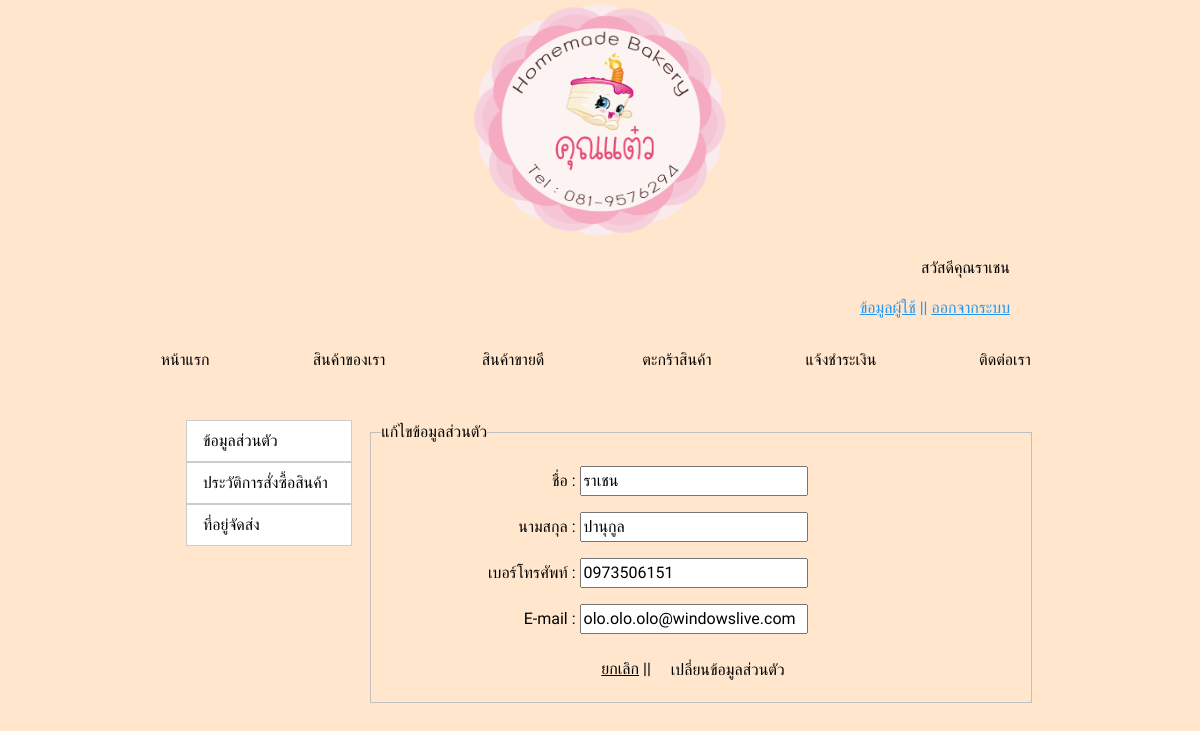
The app's page /member_edit.php (signed in) with its own data.
### tables this page shows
CREATE TABLE `member` (
  `member_id` int(11) NOT NULL,
  `username` varchar(10) NOT NULL,
  `password` varchar(12) NOT NULL,
  `member_name` varchar(20) NOT NULL,
  `member_lastname` varchar(20) NOT NULL,
  `member_phone` varchar(10) NOT NULL,
  `member_email` varchar(255) NOT NULL,
  `status` enum('admin','member') NOT NULL DEFAULT 'member'
);

### member_edit.php (the view, shortened to what this page needs)
<!DOCTYPE html>
<html lang="en">
<?php
    include "selectnav.php";
    ?>
<head>
    <link rel="stylesheet" href="css/w3.css">
    <link rel="stylesheet" href="css/style.css">
    <link rel="stylesheet" href="https://cdnjs.cloudflare.com/ajax/libs/font-awesome/4.7.0/css/font-awesome.min.css">
    <link rel="stylesheet" href="https://www.w3schools.com/lib/w3-theme-pink.css">
</head>
<body>
<body>
    <div class="w3-container" style="margin-left:170px;">
        <div class="w3-row">
            <div class="w3-col m2 w3-margin-top w3-white">
                <div class="w3-bar-block">
                    <a href="member_detail.php" class="w3-bar-item w3-button w3-border">ข้อมูลส่วนตัว</a>
                    <a href="member_orderhis.php" class="w3-bar-item w3-button w3-border">ประวัติการสั่งซื้อสินค้า</a>
                    <a href="member_address.php" class="w3-bar-item w3-button w3-border">ที่อยู่จัดส่ง</a>
                </div>
            </div>
     <div class="w3-col m8 w3-margin-top w3-margin-left">
                <form method="POST" action="">
                    <fieldset class="">
                        <legend>แก้ไขข้อมูลส่วนตัว</legend>
                            <div class="w3-row">
                                <div class="w3-col m8">
                                    <p class="w3-right-align">ชื่อ : <input type="text" name="m_name" value="<?php echo $objResult['member_name']?>"></input></p>
                                    <p class="w3-right-align">นามสกุล : <input type="text" name="m_lname" value="<?php echo $objResult['member_lastname']?>"></input></p>
                                    <p class="w3-right-align">เบอร์โทรศัพท์ : <input type="text" name="m_tel" value="<?php echo $objResult['member_phone']?>"></input></p>
                                    <p class="w3-right-align">E-mail : <input type="text" name="m_email" value="<?php echo $objResult['member_email']?>"></input></p>
                                 </div>
                            </div>
                            <div style="text-align:center;">
                                <a href="member_detail.php">ยกเลิก</a> ||
                                <button style="text-decoration:none;" class="w3-button w3-round-large w3-theme" name="update" type="submit">เปลี่ยนข้อมูลส่วนตัว</button>
                            </div>
                    </fieldset>
                </form>
        </div>
    </div>
</body>
</html>

### navbarm.php (shortened to what this page needs)
<?php
    $query = "SELECT * FROM `member` WHERE member_id = '".$_SESSION['UserID']."'";
    $objQuery = mysqli_query($conn, $query);
    $objResult = mysqli_fetch_array($objQuery, MYSQLI_ASSOC);
?>
<div class="w3-row" style="text-align:center;">
    <a href="index.php">
        <img src="img/logo.png" alt="taewlogo" style="width:260px;height:240px;"></a>
</div>
<div class="w3-text-blue" style="text-align:right;padding-right:190px;">
    <p class="w3-text-black">สวัสดีคุณ<?php echo $objResult["member_name"]; ?> </p>
    <a href="member_detail.php">ข้อมูลผู้ใช้</a> ||
    <a href="logout.php" onclick="clearLocal()">ออกจากระบบ</a>
</div>
<div class="w3-container" style="margin-top:20px;text-align:center;">
    <div class="w3-bar">
        <div>
            <a href="index.php" class="w3-button w3-hide-small w3-theme">หน้าแรก</a>
            <a href="product.php" class="w3-button w3-hide-small w3-theme">สินค้าของเรา</a>
            <a href="bestsell.php" class="w3-button w3-hide-small w3-theme">สินค้าขายดี</a>
            <a href="member_cart.php" class="w3-button w3-hide-small w3-theme">ตะกร้าสินค้า</a>
            <a href="payment.php" class="w3-button w3-hide-small w3-theme">แจ้งชำระเงิน</a>
            <a href="contact.php" class="w3-button w3-hide-small w3-theme">ติดต่อเรา</a>
        </div>
    </div>
</div>
<br>

### css/w3.css (style rules this page uses)
html { box-sizing:border-box }
*,*:before,*:after { box-sizing:inherit }
html { -ms-text-size-adjust:100%;-webkit-text-size-adjust:100% }
body { margin:0 }
a { background-color:transparent;-webkit-text-decoration-skip:objects }
img { border-style:none }
button,input,select,textarea { font:inherit;margin:0 }
button,input { overflow:visible }
button,select { text-transform:none }
button,html [type=button],[type=reset],[type=submit] { -webkit-appearance:button }
fieldset { border:1px solid #c0c0c0;margin:0 2px;padding:.35em .625em .75em }
legend { color:inherit;display:table;max-width:100%;padding:0;white-space:normal }
html,body { font-family:Verdana,sans-serif;font-size:15px;line-height:1.5 }
html { overflow-x:hidden }
img { vertical-align:middle }
a { color:inherit }
.w3-btn,.w3-button { border:none;display:inline-block;padding:8px 16px;vertical-align:middle;overflow:hidden;text-decoration:none;color:inherit;background-color:inherit;text-align:center;cursor:pointer;white-space:nowrap }
.w3-btn,.w3-button { -webkit-touch-callout:none;-webkit-user-select:none;-khtml-user-select:none;-moz-user-select:none;-ms-user-select:none;user-select:none }
.w3-bar { width:100%;overflow:hidden }
.w3-bar .w3-button { white-space:normal }
.w3-bar-block .w3-bar-item { width:100%;display:block;padding:8px 16px;text-align:left;border:none;white-space:normal;float:none;outline:0 }
.w3-container:after,.w3-container:before,.w3-panel:after,.w3-panel:before,.w3-row:after,.w3-row:before,.w3-row-padding:after,.w3-row-padding:before, .w3-cell-row:before,.w3-cell-row:after,.w3-clear:after,.w3-clear:before,.w3-bar:before,.w3-bar:after { content:"";display:table;clear:both }
.w3-col,.w3-half,.w3-third,.w3-twothird,.w3-threequarter,.w3-quarter { float:left;width:100% }
@media (min-width:601px) { .w3-col.m2 { width:16.66666% } }
@media (min-width:601px) { .w3-col.m8,.w3-twothird { width:66.66666% } }
.w3-round-large { border-radius:8px }
.w3-container,.w3-panel { padding:0.01em 16px }
.w3-right-align { text-align:right!important }
.w3-border { border:1px solid #ccc!important }
.w3-margin-top { margin-top:16px!important }
.w3-margin-left { margin-left:16px!important }
.w3-white,.w3-hover-white:hover { color:#000!important;background-color:#fff!important }
.w3-text-blue,.w3-hover-text-blue:hover { color:#2196F3!important }
.w3-text-black,.w3-hover-text-black:hover { color:#000!important }

### css/style.css (style rules this page uses)
.w3-bar .w3-button { margin-right:10px; width:150px; }
body { background-color: #ffe6cc; }

### member_edit.php (style rules this page uses)
body, h1, h2, h3, h4, h5 { font-family: "Itim", sans-serif }
body { font-size: 16px; }

### records on screen
member: member_name "ราเชน", m_name "ราเชน", m_lname "ปานุกูล", m_tel "0973506151", m_email "olo.olo.olo@windowslive.com"
